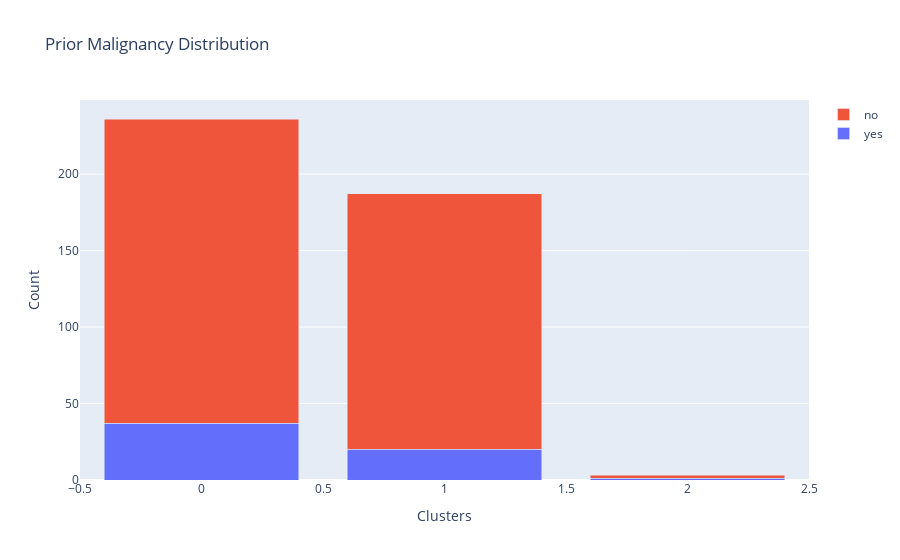
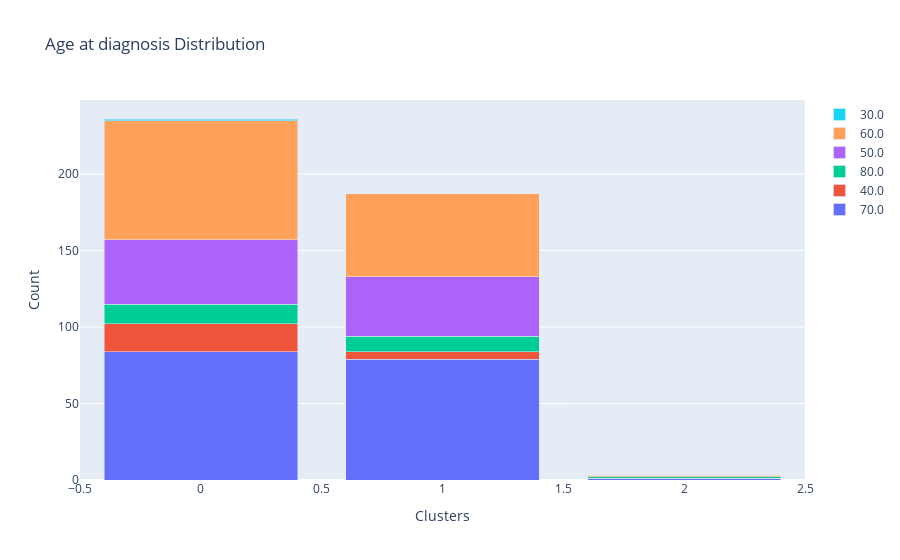
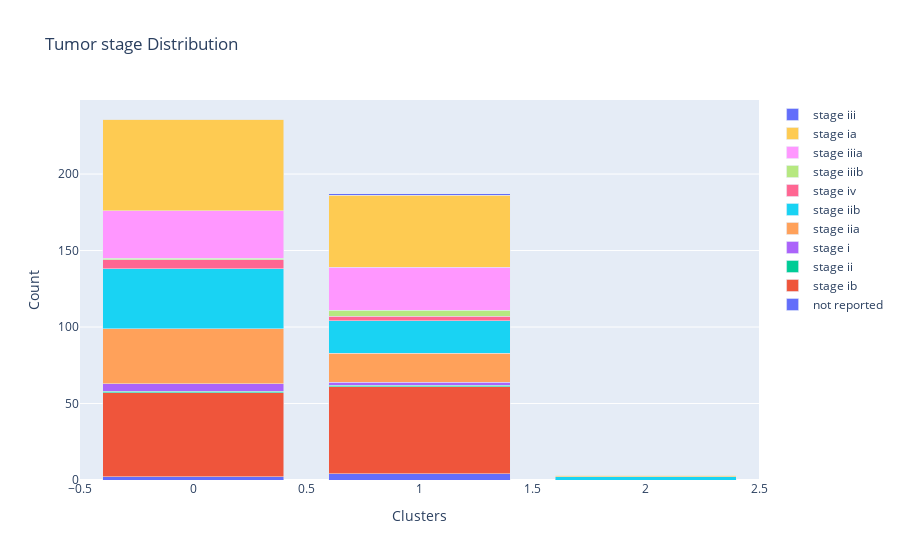
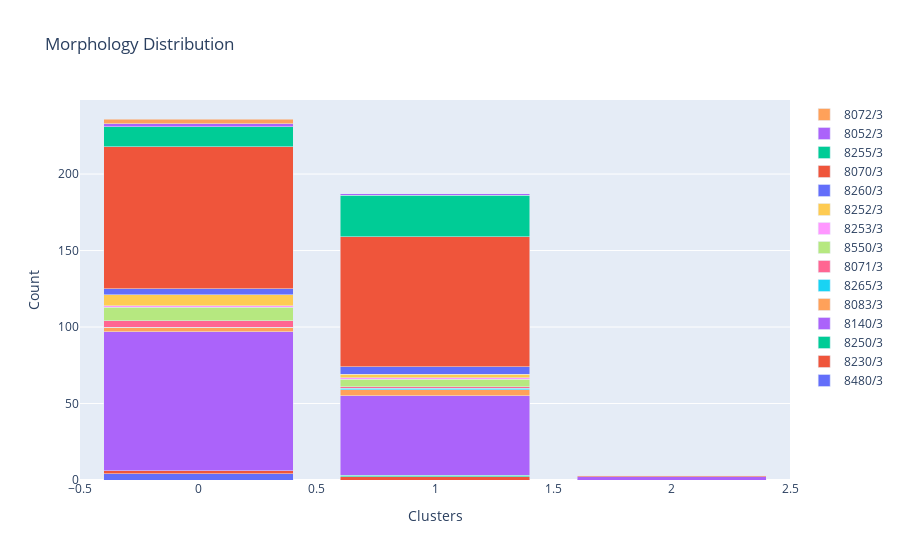

The notebook cell these images were saved under, in order:
### Code cell
# DATI CLINICI
import os
import json
import pandas as pd
import networkx as nx
import plotly.express as px
import plotly.graph_objects as go

"""
    Class to extract the clinical_case from the json file.
    It returns a dataframe in the following form:
    case_id| ...[clinical case]...| label.
"""
#Spectral clustering
y_pred = clustering2.labels_

class ExtractClinicalCase:
    def __init__(self, cases_id):
        with open('dati_clinici.json', 'r') as json_file:
            data = json.load(json_file)

        remove_el = list()
        for el in data:
            if el['case_id'] not in cases_id:
                remove_el.append(el)

        for el in remove_el:
            data.remove(el)
        
        clinical_data = {'case_id': '',
                        'tumor_stage': '',
                        'prior_malignancy': '',
                        'age_at_diagnosis': None,
                        'morphology': '',
                        'label': ''}

        self.df = pd.DataFrame(data=[], columns=clinical_data.keys())

        for i, el in enumerate(data):
            clinical_data['case_id'] = el['case_id']
            clinical_data['tumor_stage'] = el['diagnoses'][0]['tumor_stage']
            clinical_data['prior_malignancy'] = el['diagnoses'][0]['prior_malignancy']
            if el['diagnoses'][0]['age_at_diagnosis'] is not None:
                value = int(el['diagnoses'][0]['age_at_diagnosis'])/365
                clinical_data['age_at_diagnosis'] = self.__truncate__(value)

            clinical_data['morphology'] = el['diagnoses'][0]['morphology']

            self.df = self.df.append(pd.DataFrame(clinical_data, index=[i]), ignore_index=True)
        
    def get_df_clinical_case(self):
        return self.df

    def __truncate__(self, n, decimals=-1):
        """
            Function to take the decade of the age.
        """
        multiplier = 10 ** decimals
        return int(n * multiplier) / multiplier
                


## PRIMA CREI IL DF 
cases_id = [el.split('_')[0] for el in rna['case_id1']]
#ExtractClinicalCase è una mia classe per avere i clinical case dei case_id che abbiamo
df_clinical_case = ExtractClinicalCase(cases_id).get_df_clinical_case()

df_clinical_case.sort_values(by='case_id', inplace=True)
df = pd.DataFrame()
df['case_id'] = cases_id
df['label'] = y_pred
clinica_cases_id = [el.replace('\n', '') for el in df_clinical_case['case_id']]

label = df.loc[df['case_id'].isin(clinica_cases_id)]['label']
df_clinical_case['label'] = label


# POI USI LA FUNZIONE
def plot_clinical_data(df_clinical_case, name_clinical_field, title=''):
    dict_ = {}
    df = pd.DataFrame()
    df_clinical_case.dropna(inplace=True)

    # Consideriamo 
    for l in range(0, 3):
        dict_['Cluster'] = l
        for el in set(df_clinical_case[name_clinical_field]):
            el_cluster = df_clinical_case[df_clinical_case['label'] == l]
            count = el_cluster[el_cluster[name_clinical_field] == el]['case_id'].count()
            dict_[el] = count

        df = df.append(pd.DataFrame(dict_, index=[0]))

    fig = go.Figure()
    
    for key in df.columns[1:]:
        fig = fig.add_trace(
            go.Bar(name=key, x=df['Cluster'], y=df[key])
        )
    
    # Change the bar mode
    fig.update_layout(barmode='stack',
                      title=title,
                      xaxis_title="Clusters",
                      yaxis_title="Count")
    fig.show() 
    return

# ESEMPIO 
plot_clinical_data(df_clinical_case, 'prior_malignancy', 'Prior Malignancy Distribution')
plot_clinical_data(df_clinical_case, 'age_at_diagnosis', 'Age at diagnosis Distribution')
plot_clinical_data(df_clinical_case, 'tumor_stage', 'Tumor stage Distribution')
plot_clinical_data(df_clinical_case, 'morphology', 'Morphology Distribution')

### Figure 1 — Plotly figure (JSON) as saved in the notebook; plotly's stock layout.template omitted (floating-point values rounded to 4 significant figures)
{"data": [{"name": "yes", "type": "bar", "x": [0, 1, 2], "y": [37, 20, 1]}, {"name": "no", "type": "bar", "x": [0, 1, 2], "y": [199, 167, 2]}], "layout": {"barmode": "stack", "title": {"text": "Prior Malignancy Distribution"}, "xaxis": {"title": {"text": "Clusters"}}, "yaxis": {"title": {"text": "Count"}}}}

### Figure 2 — Plotly figure (JSON) as saved in the notebook; plotly's stock layout.template omitted (floating-point values rounded to 4 significant figures)
{"data": [{"name": "70.0", "type": "bar", "x": [0, 1, 2], "y": [84, 79, 1]}, {"name": "40.0", "type": "bar", "x": [0, 1, 2], "y": [18, 5, 0]}, {"name": "80.0", "type": "bar", "x": [0, 1, 2], "y": [13, 10, 1]}, {"name": "50.0", "type": "bar", "x": [0, 1, 2], "y": [42, 39, 0]}, {"name": "60.0", "type": "bar", "x": [0, 1, 2], "y": [78, 54, 1]}, {"name": "30.0", "type": "bar", "x": [0, 1, 2], "y": [1, 0, 0]}], "layout": {"barmode": "stack", "title": {"text": "Age at diagnosis Distribution"}, "xaxis": {"title": {"text": "Clusters"}}, "yaxis": {"title": {"text": "Count"}}}}

### Figure 3 — Plotly figure (JSON) as saved in the notebook; plotly's stock layout.template omitted (floating-point values rounded to 4 significant figures)
{"data": [{"name": "not reported", "type": "bar", "x": [0, 1, 2], "y": [2, 4, 0]}, {"name": "stage ib", "type": "bar", "x": [0, 1, 2], "y": [55, 57, 0]}, {"name": "stage ii", "type": "bar", "x": [0, 1, 2], "y": [1, 1, 0]}, {"name": "stage i", "type": "bar", "x": [0, 1, 2], "y": [5, 2, 0]}, {"name": "stage iia", "type": "bar", "x": [0, 1, 2], "y": [36, 19, 0]}, {"name": "stage iib", "type": "bar", "x": [0, 1, 2], "y": [39, 21, 2]}, {"name": "stage iv", "type": "bar", "x": [0, 1, 2], "y": [6, 3, 0]}, {"name": "stage iiib", "type": "bar", "x": [0, 1, 2], "y": [1, 4, 0]}, {"name": "stage iiia", "type": "bar", "x": [0, 1, 2], "y": [31, 28, 0]}, {"name": "stage ia", "type": "bar", "x": [0, 1, 2], "y": [60, 47, 1]}, {"name": "stage iii", "type": "bar", "x": [0, 1, 2], "y": [0, 1, 0]}], "layout": {"barmode": "stack", "title": {"text": "Tumor stage Distribution"}, "xaxis": {"title": {"text": "Clusters"}}, "yaxis": {"title": {"text": "Count"}}}}

### Figure 4 — Plotly figure (JSON) as saved in the notebook; plotly's stock layout.template omitted (floating-point values rounded to 4 significant figures)
{"data": [{"name": "8480/3", "type": "bar", "x": [0, 1, 2], "y": [4, 0, 0]}, {"name": "8230/3", "type": "bar", "x": [0, 1, 2], "y": [2, 2, 0]}, {"name": "8250/3", "type": "bar", "x": [0, 1, 2], "y": [0, 1, 0]}, {"name": "8140/3", "type": "bar", "x": [0, 1, 2], "y": [91, 52, 2]}, {"name": "8083/3", "type": "bar", "x": [0, 1, 2], "y": [3, 4, 0]}, {"name": "8265/3", "type": "bar", "x": [0, 1, 2], "y": [0, 1, 0]}, {"name": "8071/3", "type": "bar", "x": [0, 1, 2], "y": [4, 1, 0]}, {"name": "8550/3", "type": "bar", "x": [0, 1, 2], "y": [9, 5, 0]}, {"name": "8253/3", "type": "bar", "x": [0, 1, 2], "y": [1, 1, 0]}, {"name": "8252/3", "type": "bar", "x": [0, 1, 2], "y": [7, 2, 0]}, {"name": "8260/3", "type": "bar", "x": [0, 1, 2], "y": [4, 5, 0]}, {"name": "8070/3", "type": "bar", "x": [0, 1, 2], "y": [93, 85, 1]}, {"name": "8255/3", "type": "bar", "x": [0, 1, 2], "y": [13, 27, 0]}, {"name": "8052/3", "type": "bar", "x": [0, 1, 2], "y": [2, 1, 0]}, {"name": "8072/3", "type": "bar", "x": [0, 1, 2], "y": [3, 0, 0]}], "layout": {"barmode": "stack", "title": {"text": "Morphology Distribution"}, "xaxis": {"title": {"text": "Clusters"}}, "yaxis": {"title": {"text": "Count"}}}}
